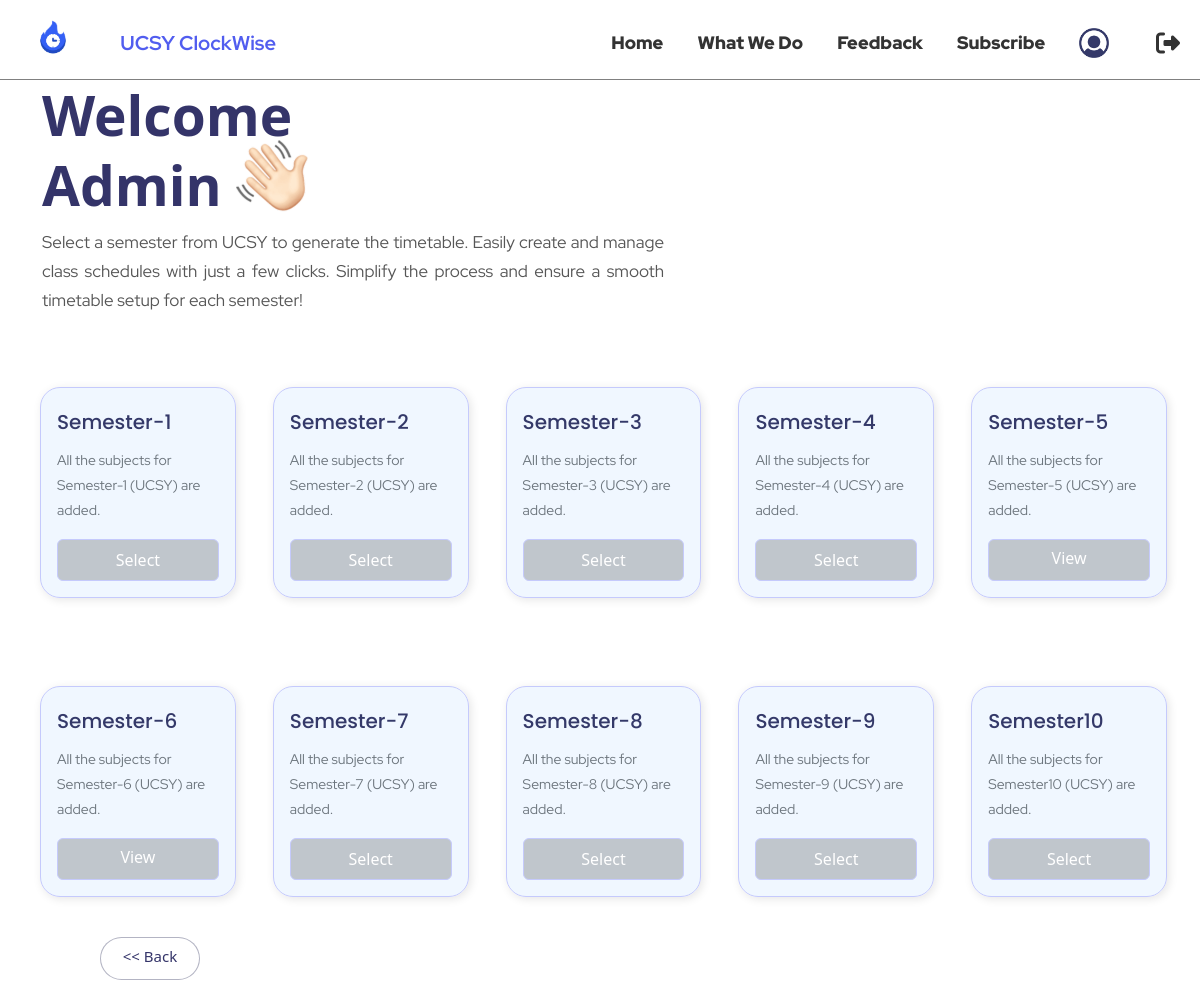
The app's page /view/ (signed in) with its own data.
### myapp/models.py (models this page shows, shortened)
class Semester(models.Model):
    name = models.CharField(max_length=10, unique=True)  # Example: "1st Sem", "2nd Sem"

### myapp/views.py (the view)
# urls.py: path('view/',views.view_admin,name='view'),
@login_required
@user_passes_test(lambda u: u.is_superuser)
def view_admin(request):
    if request.method == "POST":
        print("HELLO")
        semester = request.POST.get("semester")
        semester_name = Semester.objects.get(id=semester)
        if semester_name.name.lower() == 'Semester10'.lower():
            company_groups = CompanyGroup.objects.all()
            print(company_groups)
            return render(request, "groups.html", {'company_groups': company_groups})
        else:
            return redirect(f"/timetable_list/{semester}")
    else:
        semester = Semester.objects.all()
        return render(request, "view.html", {'sem': semester})

### myapp/Templates/view.html (shortened to what this page needs)
<!DOCTYPE html>
<html lang="en">
<head>
    <link rel="stylesheet" href="/static/CSS/index1.css">
    <link href="https://cdn.jsdelivr.net/npm/bootstrap@5.3.0/dist/css/bootstrap.min.css" rel="stylesheet">
    <link rel="stylesheet" href="https://cdnjs.cloudflare.com/ajax/libs/font-awesome/6.4.2/css/all.min.css">
</head>
 {% load static %}
<body>
<div  id="firstone" style="">
    <header class="header" style="">
        <div class="logo">&nbsp;&nbsp;<img src="/static/images/logo1.jpg" alt="Our Logo" width="60px;" style=" "></div>
       <span id="secondtwo"  style="">UCSY ClockWise</span>
        <nav class="nav" style="">
            <a href="#first" id="ff"><b class="tt">Home</b></a>&nbsp;
            <a href="#second" id="ss" style="
"><b class="tt">What We Do</b></a>&nbsp;
            <a href="#third" id="trr" style="
"><b class="tt">Feedback</b></a>&nbsp;
            <a href="#four" id="fou" style="
" class="tt"><b >Subscribe</b></a>&nbsp;
            <a href="{% url 'user-account' %}" class="tt1"><img src="/static/images/user.jpg" style="width:30px;height:30px; margin-top:-3px;" class="tt"></a>
            <a href="{% url 'log-out' %}" class="ms-auto" style="">
                  <i class="fas fa-sign-out-alt fs-4" id="tt1" style="margin-left:-20px;"></i>
            </a>
        </nav>
    </header>
</div>
    {% block content %}
    <form method="POST">
        <div class="container mt-0">
            <div class="col-md-6">
                <h2 class="welcome-text">Welcome <br>Admin <img src="{% static 'images/WavingHand.jpg' %}" style="margin-top:-30px;width:72px;height:72px;"> </h2>
                <p class="description">
                    Select a semester from UCSY to generate the timetable. Easily create and manage class schedules with just a few clicks. Simplify the process and ensure a smooth timetable setup for each semester!
                </p>
            </div>
            <div class="row row-cols-2 row-cols-md-5 g-5 mt-4">
                {% for sem in sem %}
                <div class="col">
                    <div class="semester-card p-3 text-left w-100">
                        <h5 class="semester-title">{{ sem.name }}</h5>
                        <p class="semester-desc">All the subjects for  {{ sem.name }} (UCSY) are added.</p>
                        {% if sem.timetable_schedule_set.all %}
                        <a href="{% url 'timetable_list' semester_id=sem.id %}" class="btn btn-primary w-100" style="">View</a>
                        {% else %}
                        <button type="submit" name="semester" value="{{ sem.id }}" class="btn btn-primary w-100">Select</button>
                        {% endif %}
                    </div>
                </div>
                {% endfor %}
            </div>
        </div>
    </form>
<button onclick="location.href='{% url 'admin-home' %}'" class="back"><< Back</button>
{% endblock %}
</body>
</html>

### myapp/static/CSS/index1.css (style rules this page uses)
#firstone { position:; width:100%; z-index: 999; height:auto; }
.header { height: 80px; padding: 10px 20px; display: flex; justify-content: space-between; align-items: center; background-color: white; border-bottom:0.3px solid grey; }
.logo { width: 50px; height: auto; margin: 0; margin-left:0.3%; margin-top:-30px; }
#secondtwo { font-family: Red Hat Display; font-weight: 700; font-size: 20px; line-height: 30px; letter-spacing: -1%; color:rgba(81, 93, 239, 1); margin-top:6px; margin-left:-340px; }
.nav { display: ; gap: 35px; margin-top:5px; }
#ff { font-family: Red Hat Display; font-weight: 40px; font-size: 18px; margin-left:-10%; line-height: 23.81px; letter-spacing: 5%; display: inline-block; }
#ss { font-family: Red Hat Display; font-weight: 40px; font-size: 18px; line-height: 23.81px; letter-spacing: 1%; }
#trr { font-family: Red Hat Display; font-weight: 40px; font-size: 18px; line-height: 23.81px; letter-spacing: 1%; }
#fou { font-family: Red Hat Display; font-weight: 40px; font-size: 18px; line-height: 23.81px; letter-spacing: 1%; }
.nav { display: flex; gap: 15px; margin-top: 10px; }
.nav a { text-decoration: none; color: #333 !important; font-weight: bold; font-family: 'Red Hat Display', sans-serif; font-size: 18px; line-height: 23.81px; letter-spacing: 1%; }
body { font-family: 'Poppins', sans-serif; background-color: white; }
.welcome-text { font-size: 55px; line-height: 70px; font-weight: bold; color: #343469; }
.description { font-size: 17px; font-family: 'Red Hat Display', sans-serif; padding-top: 2 0px; color: #565656; width: 622px; height: 87px; margin: auto; line-height: 28.8px; text-align: justify; }
.semester-card { display: flex; flex-direction: column; justify-content: space-between; background: #DFEEFF78; border: 1px solid #C5CAFC; border-radius: 20px; padding-top: 20px; padding-bottom: 20px; box-shadow: 2px 2px 10px rgba(0, 0, 0, 0.1); transition: background-color 0.3s ease, transform 0.2s ease; }
.row > .col { padding-right: 15px; padding-left: 22px; margin-bottom: 40px; }
.semester-title { font-weight: 500px; font-family: 'Poppins'; font-size: 20px; line-height: 36px; color: #343969; }
.semester-desc { font-size: 14px; line-height: 25px; font-family: 'Red Hat Display', sans-serif; color: #6c757d; }
.btn-primary { background-color: #00000033 !important; border: 1px solid #C5CAFC !important; border-radius: 10px; width: 166px; height: 42px; padding: 0 31px; color: white; transition: background-color 0.3s ease-in-out; }
.back { color: #343469; width: 100px; height: 43px; background-color: white; border: 1px solid #9294A9B2; border-radius: 80px; font-size: 15px; padding: 10px; padding-top: 6px; margin-left: 100px !important; margin-bottom: 50px; }

### records on screen
Semester: name "Semester-1", {{ sem.id }} 1 (drawn)
Semester: name "Semester-2", {{ sem.id }} 2 (drawn)
Semester: name "Semester-3", {{ sem.id }} 3 (drawn)
Semester: name "Semester-4", {{ sem.id }} 4 (drawn)
Semester: name "Semester-5", shows "View"
Semester: name "Semester-6", shows "View"
Semester: name "Semester-7", {{ sem.id }} 9 (drawn)
Semester: name "Semester-8", {{ sem.id }} 10 (drawn)
Semester: name "Semester-9", {{ sem.id }} 11 (drawn)
Semester: name "Semester10", {{ sem.id }} 12 (drawn)
